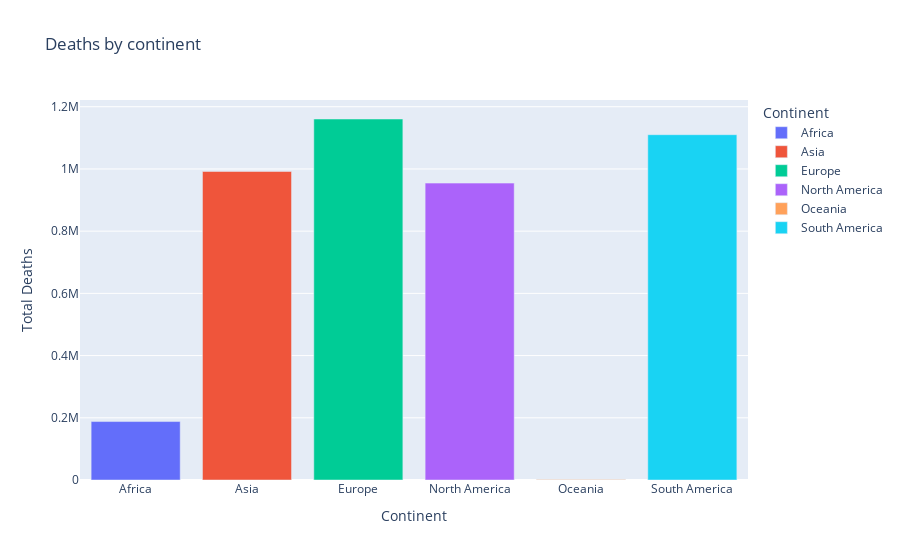

The notebook cell saved with this chart:
### Code cell
px.bar(results_by_cont, x="Continent", y="Total Deaths", color="Continent", title="Deaths by continent")

### Figure 1 — Plotly figure (JSON) as saved in the notebook; plotly's stock layout.template omitted (floating-point values rounded to 4 significant figures)
{"data": [{"alignmentgroup": "True", "hovertemplate": "Continent=%{x}<br>Total Deaths=%{y}<extra></extra>", "legendgroup": "Africa", "marker": {"color": "#636efa", "pattern": {"shape": ""}}, "name": "Africa", "offsetgroup": "Africa", "orientation": "v", "showlegend": true, "textposition": "auto", "type": "bar", "x": ["Africa"], "xaxis": "x", "y": [187874], "yaxis": "y"}, {"alignmentgroup": "True", "hovertemplate": "Continent=%{x}<br>Total Deaths=%{y}<extra></extra>", "legendgroup": "Asia", "marker": {"color": "#EF553B", "pattern": {"shape": ""}}, "name": "Asia", "offsetgroup": "Asia", "orientation": "v", "showlegend": true, "textposition": "auto", "type": "bar", "x": ["Asia"], "xaxis": "x", "y": [991909], "yaxis": "y"}, {"alignmentgroup": "True", "hovertemplate": "Continent=%{x}<br>Total Deaths=%{y}<extra></extra>", "legendgroup": "Europe", "marker": {"color": "#00cc96", "pattern": {"shape": ""}}, "name": "Europe", "offsetgroup": "Europe", "orientation": "v", "showlegend": true, "textposition": "auto", "type": "bar", "x": ["Europe"], "xaxis": "x", "y": [1160553], "yaxis": "y"}, {"alignmentgroup": "True", "hovertemplate": "Continent=%{x}<br>Total Deaths=%{y}<extra></extra>", "legendgroup": "North America", "marker": {"color": "#ab63fa", "pattern": {"shape": ""}}, "name": "North America", "offsetgroup": "North America", "orientation": "v", "showlegend": true, "textposition": "auto", "type": "bar", "x": ["North America"], "xaxis": "x", "y": [954403], "yaxis": "y"}, {"alignmentgroup": "True", "hovertemplate": "Continent=%{x}<br>Total Deaths=%{y}<extra></extra>", "legendgroup": "Oceania", "marker": {"color": "#FFA15A", "pattern": {"shape": ""}}, "name": "Oceania", "offsetgroup": "Oceania", "orientation": "v", "showlegend": true, "textposition": "auto", "type": "bar", "x": ["Oceania"], "xaxis": "x", "y": [1629], "yaxis": "y"}, {"alignmentgroup": "True", "hovertemplate": "Continent=%{x}<br>Total Deaths=%{y}<extra></extra>", "legendgroup": "South America", "marker": {"color": "#19d3f3", "pattern": {"shape": ""}}, "name": "South America", "offsetgroup": "South America", "orientation": "v", "showlegend": true, "textposition": "auto", "type": "bar", "x": ["South America"], "xaxis": "x", "y": [1110066], "yaxis": "y"}], "layout": {"barmode": "relative", "legend": {"title": {"text": "Continent"}, "tracegroupgap": 0}, "title": {"text": "Deaths by continent"}, "xaxis": {"anchor": "y", "categoryarray": ["Africa", "Asia", "Europe", "North America", "Oceania", "South America"], "categoryorder": "array", "domain": [0, 1], "title": {"text": "Continent"}}, "yaxis": {"anchor": "x", "domain": [0, 1], "title": {"text": "Total Deaths"}}}}
